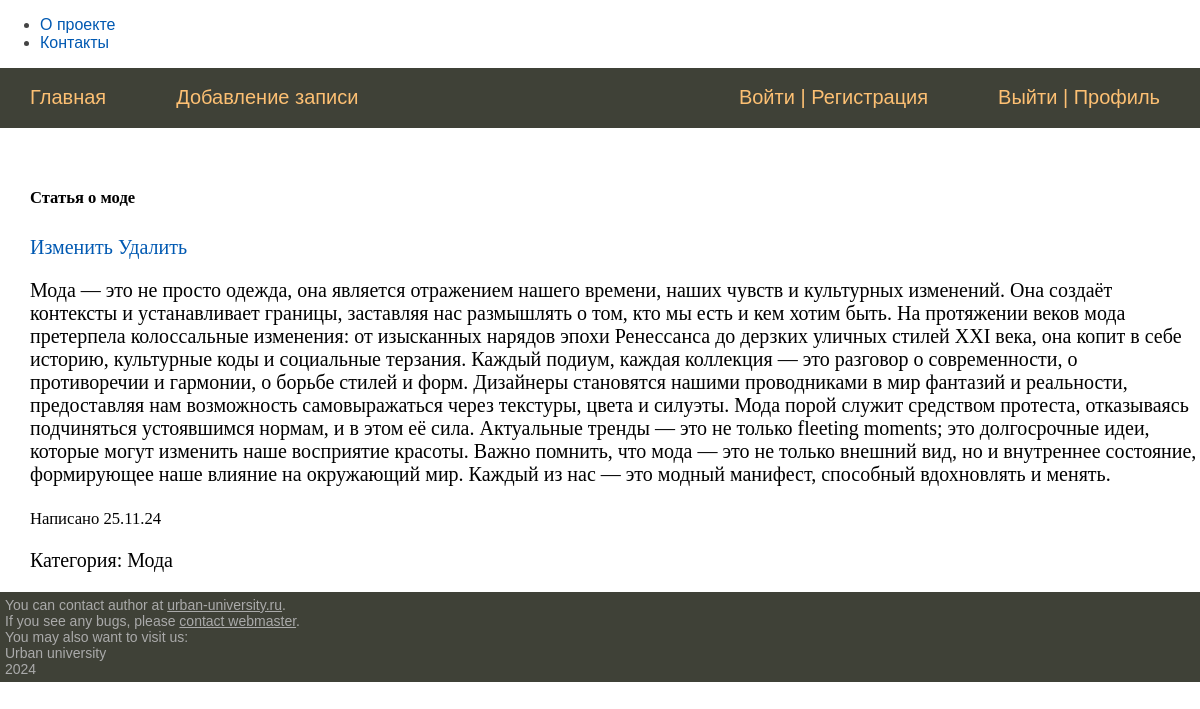
The page /post/p/4 on the database its author committed.
### models/post.py (models this page shows)
class Post(Base):
    __tablename__ = 'posts'
    __table_args__ = {'extend_existing': True}
    id = Column(Integer, primary_key=True, index=True)
    title = Column(String(100))
    slug = Column(String, nullable=False)
    content = Column(Text)
    time_create = Column(DateTime, default=datetime.now())
    is_published = Column(Boolean, default=True)
    category_id = Column(Integer, ForeignKey('category.id'), nullable=True, index=True, default=1)
    category = relationship('Category', back_populates='post')

class Category(Base):
    __tablename__ = 'category'
    __table_args__ = {'extend_existing': True}
    id = Column(Integer, primary_key=True, index=True)
    name = Column(String, unique=True)
    post = relationship('Post', back_populates='category')

### routers/posts.py (the view)
@router.get('/p/{id}')
async def get_post(id: int,
                   db: Annotated[Session, Depends(get_db)],
                   request: Request,
                   ):
    post = retreive_post(id=id, db=db)
    if not post:
        raise HTTPException(status_code=status.HTTP_404_NOT_FOUND, detail='Статья не найдена')
    return templates.TemplateResponse('post/post.html',
                                      {'request': request, "post": post})

### templates/post/post.html
{% extends 'base.html' %}
{% block content %}
  <div class="col-6 mx-auto">
    <div class="card my-3">
      <div class="card-body">
        <h5 class="card-title">{{ post.title }}</h5>
         <div class="d-flex">
          <a href="/pages/none" class="btn btn-sm btn-outline-secondary me-2">Изменить</a>
          <a href="/pages/none" class="btn btn-sm btn-outline-danger">Удалить</a>
          </div>
        <p class="card-text">{{ post.content }}</p>
        <p class="card-text"><small class="text-muted">Написано {{ post.time_create.strftime('%d.%m.%y') }}</small></p>
        <p class="card-text">
          Категория: {{ post.category.name }}</a>
        </p>
      </div>
    </div>
</div>
{% endblock %}

### static/css/style.css (style rules this page uses)
html, body { font-family: 'Arial'; margin: 0; padding: 0; height: 100%; width: 100%; color: #444; }
a { color: #0059b2; text-decoration: none; }

### rows shown on the page
Post: title "Статья о моде", content "Мода — это не просто одежда, она является отражением нашего времени, наших чувств и культурных изменений. Она создаёт контексты и устанавливает границы, заставляя нас размышлять о том, кто мы есть и кем хотим быть. На протяжении веков мода претерпела колоссальные изменения: от изысканных нарядов эпохи Ренессанса до дерзких уличных стилей XXI века, она копит в себе историю, культурные коды и социальные терзания. Каждый подиум, каждая коллекция — это разговор о современности, о противоречии и гармонии, о борьбе стилей и форм. Дизайнеры становятся нашими проводниками в мир фантазий и реальности, предоставляя нам возможность самовыражаться через текстуры, цвета и силуэты. Мода порой служит…", time_create "25.11.24"
Category: category.name "Мода"
